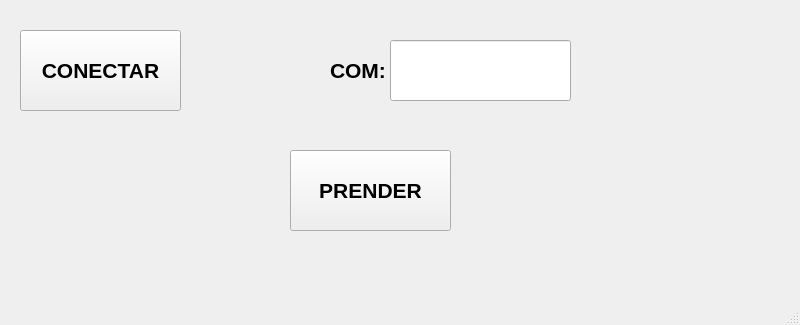
<?xml version="1.0" encoding="UTF-8"?>
<ui version="4.0">
 <class>MainWindow</class>
 <widget class="QMainWindow" name="MainWindow">
  <property name="geometry">
   <rect>
    <x>0</x>
    <y>0</y>
    <width>800</width>
    <height>325</height>
   </rect>
  </property>
  <property name="windowTitle">
   <string>MainWindow</string>
  </property>
  <widget class="QWidget" name="centralwidget">
   <widget class="QPushButton" name="btn_conectar">
    <property name="geometry">
     <rect>
      <x>20</x>
      <y>30</y>
      <width>161</width>
      <height>81</height>
     </rect>
    </property>
    <property name="font">
     <font>
      <pointsize>16</pointsize>
      <weight>75</weight>
      <bold>true</bold>
     </font>
    </property>
    <property name="text">
     <string>CONECTAR</string>
    </property>
   </widget>
   <widget class="QLabel" name="label">
    <property name="geometry">
     <rect>
      <x>330</x>
      <y>40</y>
      <width>61</width>
      <height>61</height>
     </rect>
    </property>
    <property name="font">
     <font>
      <pointsize>16</pointsize>
      <weight>75</weight>
      <bold>true</bold>
     </font>
    </property>
    <property name="text">
     <string>COM:</string>
    </property>
   </widget>
   <widget class="QPushButton" name="btn_accion">
    <property name="geometry">
     <rect>
      <x>290</x>
      <y>150</y>
      <width>161</width>
      <height>81</height>
     </rect>
    </property>
    <property name="font">
     <font>
      <pointsize>16</pointsize>
      <weight>75</weight>
      <bold>true</bold>
     </font>
    </property>
    <property name="text">
     <string>PRENDER</string>
    </property>
   </widget>
   <widget class="QLineEdit" name="txt_com">
    <property name="geometry">
     <rect>
      <x>390</x>
      <y>40</y>
      <width>181</width>
      <height>61</height>
     </rect>
    </property>
    <property name="font">
     <font>
      <pointsize>16</pointsize>
      <weight>75</weight>
      <bold>true</bold>
     </font>
    </property>
    <property name="alignment">
     <set>Qt::AlignCenter</set>
    </property>
   </widget>
  </widget>
  <widget class="QMenuBar" name="menubar">
   <property name="geometry">
    <rect>
     <x>0</x>
     <y>0</y>
     <width>800</width>
     <height>21</height>
    </rect>
   </property>
  </widget>
  <widget class="QStatusBar" name="statusbar"/>
 </widget>
 <resources/>
 <connections/>
</ui>
